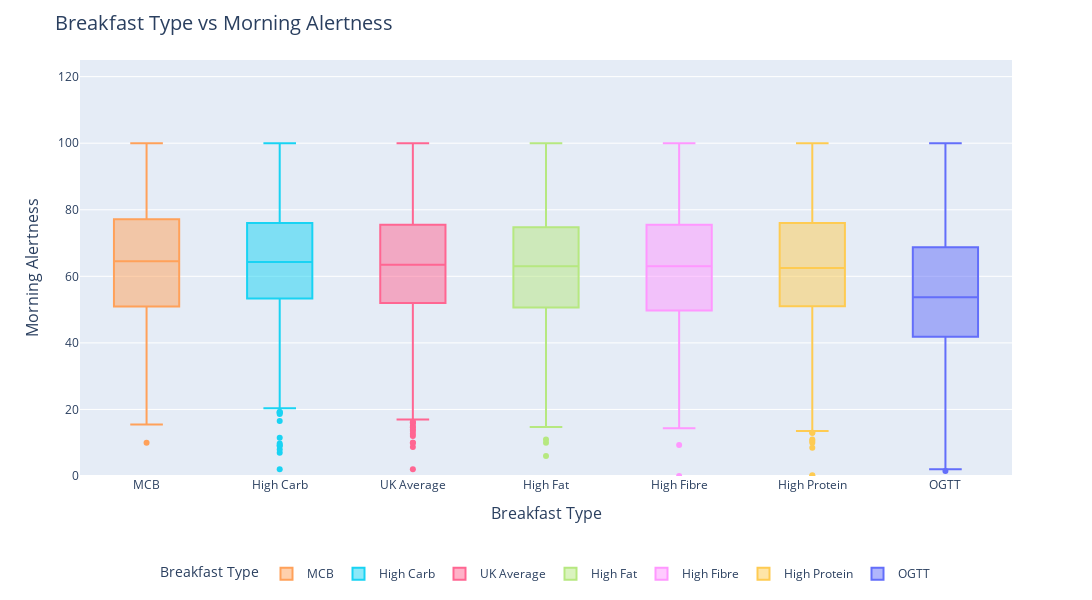

Notebook code for this chart:
### Code cell
breakfast_alertness = df_train.groupby('meal_type_breakfast')['Morning Alertness'].median().reset_index()
breakfast_alertness = breakfast_alertness.sort_values(by='Morning Alertness', ascending=False)
fig = px.box(
    df_train,
    x='meal_type_breakfast',
    y='Morning Alertness',
    color='meal_type_breakfast',
    color_discrete_map={
        'rice': '#1f77b4',
        'oats': '#ff7f0e',
        'bread': '#2ca02c',
        'noodles': '#d62728'
    },
    category_orders={'meal_type_breakfast': breakfast_alertness['meal_type_breakfast']}
)
fig.update_layout(
    title=dict(
        text="Breakfast Type vs Morning Alertness",
        font=dict(size=20)  
    ),
    xaxis=dict(
        title=dict(text="Breakfast Type", font=dict(size=16)), 
        tickfont=dict(size=12) 
    ),
    yaxis=dict(
        title=dict(text="Morning Alertness", font=dict(size=16)),  
        tickfont=dict(size=12),  
        range=[0, 125] 
    ),
    legend=dict(
        title=dict(text="Breakfast Type", font=dict(size=14)),  
        font=dict(size=12),  
        orientation="h",  
        x=0.5,
        xanchor="center",
        y=-0.2
    ),
    height=600,  
    width=1200  
)

# Show the plot
fig.show()

### Figure 1 — Plotly figure (JSON) as saved in the notebook; plotly's stock layout.template omitted (floating-point values rounded to 4 significant figures; data arrays with more than 128 entries replaced by an {"elided": "..."} marker saying what was removed)
{"data": [{"alignmentgroup": "True", "hovertemplate": "meal_type_breakfast=%{x}<br>Morning Alertness=%{y}<extra></extra>", "legendgroup": "MCB", "marker": {"color": "#FFA15A"}, "name": "MCB", "notched": false, "offsetgroup": "MCB", "orientation": "v", "showlegend": true, "type": "box", "x": {"elided": "381 str values"}, "x0": " ", "xaxis": "x", "y": {"elided": "381 float values"}, "y0": " ", "yaxis": "y"}, {"alignmentgroup": "True", "hovertemplate": "meal_type_breakfast=%{x}<br>Morning Alertness=%{y}<extra></extra>", "legendgroup": "High Carb", "marker": {"color": "#19d3f3"}, "name": "High Carb", "notched": false, "offsetgroup": "High Carb", "orientation": "v", "showlegend": true, "type": "box", "x": {"elided": "1384 str values"}, "x0": " ", "xaxis": "x", "y": {"elided": "1384 float values"}, "y0": " ", "yaxis": "y"}, {"alignmentgroup": "True", "hovertemplate": "meal_type_breakfast=%{x}<br>Morning Alertness=%{y}<extra></extra>", "legendgroup": "UK Average", "marker": {"color": "#FF6692"}, "name": "UK Average", "notched": false, "offsetgroup": "UK Average", "orientation": "v", "showlegend": true, "type": "box", "x": {"elided": "1390 str values"}, "x0": " ", "xaxis": "x", "y": {"elided": "1390 float values"}, "y0": " ", "yaxis": "y"}, {"alignmentgroup": "True", "hovertemplate": "meal_type_breakfast=%{x}<br>Morning Alertness=%{y}<extra></extra>", "legendgroup": "High Fat", "marker": {"color": "#B6E880"}, "name": "High Fat", "notched": false, "offsetgroup": "High Fat", "orientation": "v", "showlegend": true, "type": "box", "x": {"elided": "804 str values"}, "x0": " ", "xaxis": "x", "y": {"elided": "804 float values"}, "y0": " ", "yaxis": "y"}, {"alignmentgroup": "True", "hovertemplate": "meal_type_breakfast=%{x}<br>Morning Alertness=%{y}<extra></extra>", "legendgroup": "High Fibre", "marker": {"color": "#FF97FF"}, "name": "High Fibre", "notched": false, "offsetgroup": "High Fibre", "orientation": "v", "showlegend": true, "type": "box", "x": {"elided": "640 str values"}, "x0": " ", "xaxis": "x", "y": {"elided": "640 float values"}, "y0": " ", "yaxis": "y"}, {"alignmentgroup": "True", "hovertemplate": "meal_type_breakfast=%{x}<br>Morning Alertness=%{y}<extra></extra>", "legendgroup": "High Protein", "marker": {"color": "#FECB52"}, "name": "High Protein", "notched": false, "offsetgroup": "High Protein", "orientation": "v", "showlegend": true, "type": "box", "x": {"elided": "845 str values"}, "x0": " ", "xaxis": "x", "y": {"elided": "845 float values"}, "y0": " ", "yaxis": "y"}, {"alignmentgroup": "True", "hovertemplate": "meal_type_breakfast=%{x}<br>Morning Alertness=%{y}<extra></extra>", "legendgroup": "OGTT", "marker": {"color": "#636efa"}, "name": "OGTT", "notched": false, "offsetgroup": "OGTT", "orientation": "v", "showlegend": true, "type": "box", "x": {"elided": "1300 str values"}, "x0": " ", "xaxis": "x", "y": {"elided": "1300 float values"}, "y0": " ", "yaxis": "y"}], "layout": {"boxmode": "overlay", "height": 600, "legend": {"font": {"size": 12}, "orientation": "h", "title": {"font": {"size": 14}, "text": "Breakfast Type"}, "tracegroupgap": 0, "x": 0.5, "xanchor": "center", "y": -0.2}, "margin": {"t": 60}, "title": {"font": {"size": 20}, "text": "Breakfast Type vs Morning Alertness"}, "width": 1200, "xaxis": {"anchor": "y", "categoryarray": ["MCB", "High Carb", "UK Average", "High Fat", "High Fibre", "High Protein", "OGTT"], "categoryorder": "array", "domain": [0, 1], "tickfont": {"size": 12}, "title": {"font": {"size": 16}, "text": "Breakfast Type"}}, "yaxis": {"anchor": "x", "domain": [0, 1], "range": [0, 125], "tickfont": {"size": 12}, "title": {"font": {"size": 16}, "text": "Morning Alertness"}}}}
